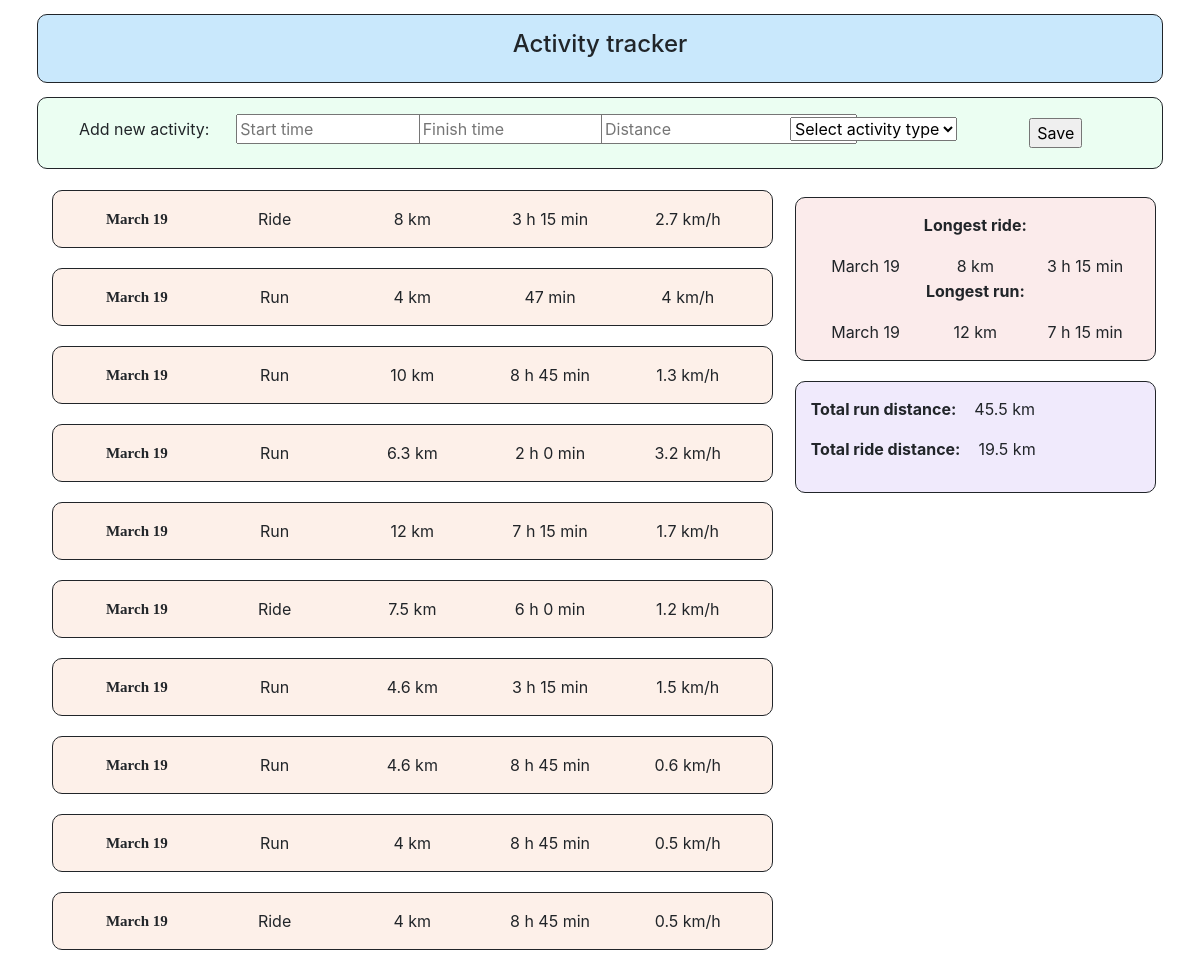
/wise_test_bondar/index.php, run on the app's committed database.
### tables this page shows
CREATE TABLE `activ_info` (
  `id` int(3) NOT NULL,
  `data` varchar(20) DEFAULT NULL,
  `distance` int(11) DEFAULT NULL,
  `start_time` time DEFAULT NULL,
  `end_time` time DEFAULT NULL,
  `type` varchar(255) DEFAULT NULL
);

### wise_test_bondar/index.php (the view, shortened to what this page needs)
<!DOCTYPE html>
<html lang="ru">
<head>
    <?php require_once 'admin/data_base.php';?>
    <link rel="stylesheet" href="https://stackpath.bootstrapcdn.com/bootstrap/4.3.1/css/bootstrap.min.css">
    <link rel="stylesheet" type="text/css" href="styles/styles.css">
</head>
<body>
    <div class="container">
        <div class="row">
            <div class="col-md-12 upper_block">
                <h4>Activity tracker</h4>
            </div>
        </div>
        <div class="row">
            <div class="col-md-12 add_block">
                <form id="save_info" action="admin/add_activity.php" method="post">
                    <table>
                        <tr>
                            <td><label> Add new activity:</label></td>
                            <td><label><input type="text" placeholder="Start time" name="start_time"> </label></td>
                            <td> <label><input type="text" placeholder="Finish time" name="end_time"> </label></td>
                            <td> <label><input type="text" placeholder="Distance" name="distance"> </label></td>
                            <td><label>
                                <select size="1" form="save_info" name="type">
                                    <option disabled selected value="0">Select activity type</option>
                                </select>
                            </label></td>
                            <td><input id="button" type=submit name="save" value="Save"></td>
                        </tr>
                    </table>
                </form>
            </div>
        </div>
        <div class="row">
        <div class="col-md-8">
            <?php
                $activities = mysqli_query($link, "SELECT * FROM `activ_info`");
                $activities = mysqli_fetch_all($activities);
                    foreach ($activities as $act_info){
                        $seconds = strtotime($act_info[4])-strtotime($act_info[3]);
                        $minutes = floor( $seconds/ 60);
                        $hours = floor($minutes / 60);
                        $minutes = $minutes - ($hours * 60);
                        if($hours>0) $hours = $hours.' h';
                        else $hours='' ;
                        if(!$hours == 0) $division_hours = $hours;
                        else $division_hours = 1;
                        ?>
                        <div class="list_block">
                            <table>
                              <tr>
                                <td id="asd"><?= $act_info[1] ?></td>
                                <td><?= $act_info[5] ?> </td>
                                <td><?= round($act_info[2]/1000, 1) ?> km</td>
                                <td><?= $hours.' '.$minutes ?> min</td>
                                <td><?= round($act_info[2]/1000/$division_hours ,1) ?> km/h</td>
                              </tr>
                            </table>
                        </div><div style="margin: 3px;"></div>
            <?php   } ?>
        </div>
        <div class="col-md-4">
            <div class="row">
                <div class="col-md-12 scores_block">
                    <p><b>Longest ride:</b></p>
                        <?php
                        $max_ride_score = mysqli_query($link, "SELECT * FROM `activ_info` WHERE `type` = 'ride' ");
                        $max_ride_score = mysqli_fetch_all($max_ride_score);
                        $max_ride = 0;
                        foreach ($max_ride_score as $max_info){
                            if($max_info[2] > $max_ride) {$max_ride=$max_info[2];}
                        }
                            foreach ($max_ride_score as $max_info){
                                if($max_info[2] == $max_ride) {
                                    $seconds = strtotime($max_info[4])-strtotime($max_info[3]);
                                    $minutes = floor( $seconds/ 60);
                                    $hours = floor($minutes / 60);
                                    $minutes = $minutes - ($hours * 60);
                                    if($hours>0) $hours = $hours.' h';
                                    else $hours='' ;
                                    ?>
                                    <table>
                                        <tr>
                                            <td><?= $max_info[1] ?></td>
                                            <td><?= round($max_info[2]/1000, 1) ?> km</td>
                                            <td><?= $hours.' '.$minutes ?> min</td>
                                        </tr>
                                    </table>
                                    <?php
                                }
                            }
                        ?>
                    <p><b>Longest run:</b></p>
                        <?php
                            $max_run_score = mysqli_query($link, "SELECT * FROM `activ_info` WHERE `type` = 'run'");
                            $max_run_score = mysqli_fetch_all($max_run_score);
                            $max_run = 0;
                            foreach ($max_run_score as $max_info){
                                if($max_info[2] > $max_run) {$max_run=$max_info[2];}
                            }
                                foreach ($max_run_score as $max_info){
                                    if($max_info[2] == $max_run) {
                                    $seconds = strtotime($max_info[4])-strtotime($max_info[3]);
                                    $minutes = floor( $seconds/ 60);
                                    $hours = floor($minutes / 60);
                                    $minutes = $minutes - ($hours * 60);
                                    if($hours>0) $hours = $hours.' h';
                                    else $hours='' ;
                                    ?>
                                    <table>
                                        <tr>
                                            <td><?= $max_info[1] ?></td>
                                            <td><?= round($max_info[2]/1000, 1) ?> km</td>
                                            <td><?= $hours.' '.$minutes ?> min</td>
                                        </tr>
                                    </table>
                                <?php
                                    }
                                }
                        ?>
                </div>
                <div style="margin: 3px;"></div>
                <div class="col-md-12 total_block">
                    <p><b>Total run distance:</b>&nbsp;&nbsp;&nbsp;
                        <?php
                            $total_info = mysqli_query($link, "SELECT * FROM `activ_info` WHERE `type` = 'run'");
                            $total_info = mysqli_fetch_all($total_info);
                            $show_total_run=0;
                            foreach ($total_info as $total_run){
                                $show_total_run = $show_total_run + $total_run[2];
                            }
                        ?>
                        <?= round($show_total_run/1000, 1)  ?> km
                    </p>
                    <p><b>Total ride distance:</b>&nbsp;&nbsp;&nbsp;
                        <?php
                            $total_info = mysqli_query($link, "SELECT * FROM `activ_info`  WHERE `type` = 'ride'");
                            $total_info = mysqli_fetch_all($total_info);
                            $show_total_ride=0;
                            foreach ($total_info as $total_ride){
                                $show_total_ride = $show_total_ride + $total_ride[2];
                            }
                        ?>
                        <?= round($show_total_ride/1000, 1)  ?> km
                    </p>
                </div>
            </div>
        </div>
        </div>
    </div>
</body>
</html>

### wise_test_bondar/styles/styles.css (style rules this page uses)
.upper_block { background-color: rgb(201,232,252); border: 1px solid; text-align: center; padding: 15px; }
.add_block { background-color: rgb(235,254,242); border: 1px solid; padding: 15px; }
.list_block { background-color: rgb(253,240,233); border: 1px solid; padding: 15px; }
.scores_block { background-color: rgb(251,235,235); border: 1px solid; text-align: center; padding: 15px; }
.total_block { background-color: rgb(240,234,252); border: 1px solid; padding: 15px; }
div { border-radius: 10px; padding: 7px; }
table { width: 100%; text-align: center; table-layout: fixed; margin: auto; }
#asd { font-size: 15px; font-family: "Comic Sans MS"; font-weight: 600; }

### data on the page
activ_info: data "March 19", type "Ride", $act_info[2]/1000 "8", hours "3 h", minutes "15", $act_info[2]/1000/$division_hours "2.7", $max_info[2]/1000 "8"
activ_info: data "March 19", type "Run", $act_info[2]/1000 "4", minutes "47", $act_info[2]/1000/$division_hours "4"
activ_info: data "March 19", type "Run", $act_info[2]/1000 "10", hours "8 h", minutes "45", $act_info[2]/1000/$division_hours "1.3"
activ_info: data "March 19", type "Run", $act_info[2]/1000 "6.3", hours "2 h", minutes "0", $act_info[2]/1000/$division_hours "3.2"
activ_info: data "March 19", type "Run", $act_info[2]/1000 "12", hours "7 h", minutes "15", $act_info[2]/1000/$division_hours "1.7", $max_info[2]/1000 "12"
activ_info: data "March 19", type "Ride", $act_info[2]/1000 "7.5", hours "6 h", minutes "0", $act_info[2]/1000/$division_hours "1.2"
activ_info: data "March 19", type "Run", $act_info[2]/1000 "4.6", hours "3 h", minutes "15", $act_info[2]/1000/$division_hours "1.5"
activ_info: data "March 19", type "Run", $act_info[2]/1000 "4.6", hours "8 h", minutes "45", $act_info[2]/1000/$division_hours "0.6"
activ_info: data "March 19", type "Run", $act_info[2]/1000 "4", hours "8 h", minutes "45", $act_info[2]/1000/$division_hours "0.5"
activ_info: data "March 19", type "Ride", $act_info[2]/1000 "4", hours "8 h", minutes "45", $act_info[2]/1000/$division_hours "0.5"

### other printed values
$show_total_run/1000 "45.5"
$show_total_ride/1000 "19.5"
